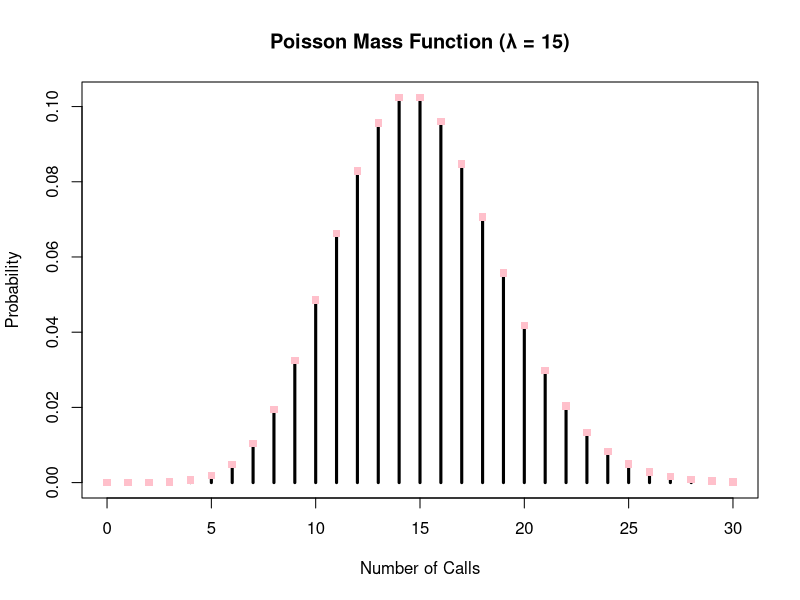
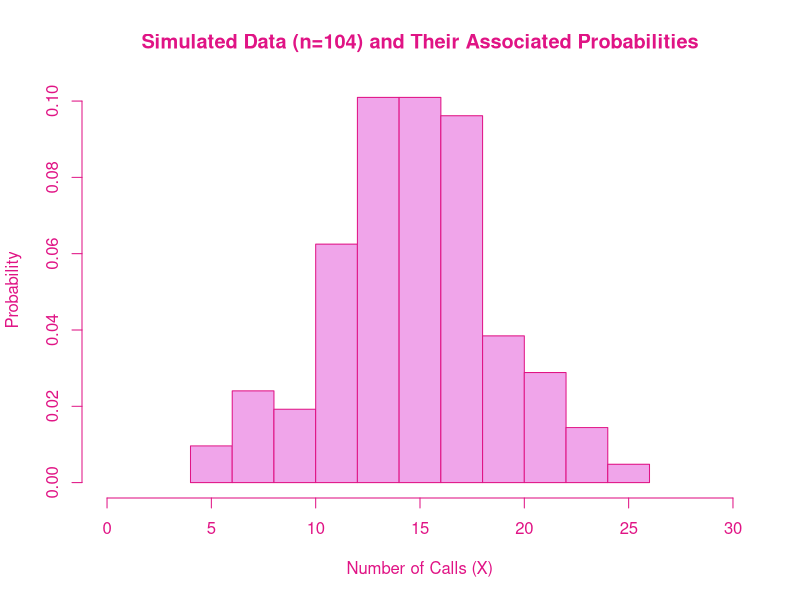

R code for these plots, in order:
## ---- chunk 1
knitr::opts_chunk$set(echo = TRUE)
## ---- chunk 2
#ppois() calculates the probability of a random variable that will be equal to or less than a number
#I am very bad at statistics and don't entirely understand the goal of this function (I am interpreting it as the probability that the number of calls will be greater than the K value I assign - here I start with 8)
lambda <- 15 #I can define lambda here and then continue to use it (alternatively after feedback I realize that I can just use 15 alternatively)
y <- ppois(8, lambda, lower.tail = FALSE) # I think I am saying FALSE here because that prevents my probability from being read as a log (but unsure totally)
y
## ---- chunk 3
# I am not sure if I should make custom value labels (i.e. "no calls") or just use X or a different variable (here I did y)?
y <- dpois(0, lambda, FALSE) #dpois is used to determine the probability that that event will occur based on the mean? (Probability Density Function)
y #i'm choosing to keep this defined as y in case i wanted to use it again
## ---- chunk 4
y <- dpois(3, lambda, FALSE) #Again I am using #dpois to determine the probability that a specific number of events will occur
y
## ---- chunk 5
x <- 0:30
y <- dpois(x, lambda) #this assigns the y axis as all of the predicted probabilities that correspond to the x values 1:30

plot(x, y, type = "histogram", lwd = 3, main = "Poisson Mass Function (λ = 15)",
     xlab = "Number of Calls", ylab = "Probability")
#For "type =" can I just put h instead of histogram? does it make a difference if i do it the other way?
#lwd changes the line width
#main sets the title and x and y lab sets the axes labels
points(x, y, pch = 15, col = "pink") #different options for pch when making this plot (16 sets it to a filled in circle)

## ---- chunk 6
#here is where i am generating random data with the n = 104, set.seed lets me reproduce my data when i run it again (i'm not sure about the 1234 i saw some variation between that and 123 in the textbook) 
set.seed(12345) 
lambda <- 15
r <- rpois(n = 104, lambda = 15)

#now making my histogram
hist(r, freq = FALSE, col.lab = "#e01485", col.main = "#e01485", 
     col = "#f0a5ea",
     border = "#e01485",  # sets border color to pink
     main = "Simulated Data (n=104) and Their Associated Probabilities",
     xlab = "Number of Calls (X)", xlim = c(0, 30),
     ylab = "Probability",
     axes = FALSE) #okay this removes the default black x and y axis lines with the tick marks
axis(1, col = "#e01485", col.axis = "#e01485")  # X-axis
axis(2, col = "#e01485", col.axis = "#e01485")  # Y-axis, i set color of axis here individually instead of including them above

# I was really confused on this part because everything started to change every time I ran my code to double check that it was working. But  I now understand that the point of this is to create some variation based on random data generated by R.
#set.seed then allows me to run the same randomly generated data without creating a new set every time
# i know there is probably a better way to change the how the graph appears in terms of writing the code for it but i am a little stuck. like it works but i feel like how i got there is a little messy 
#I am going to try this again with ggplot2 on my final homework version 
